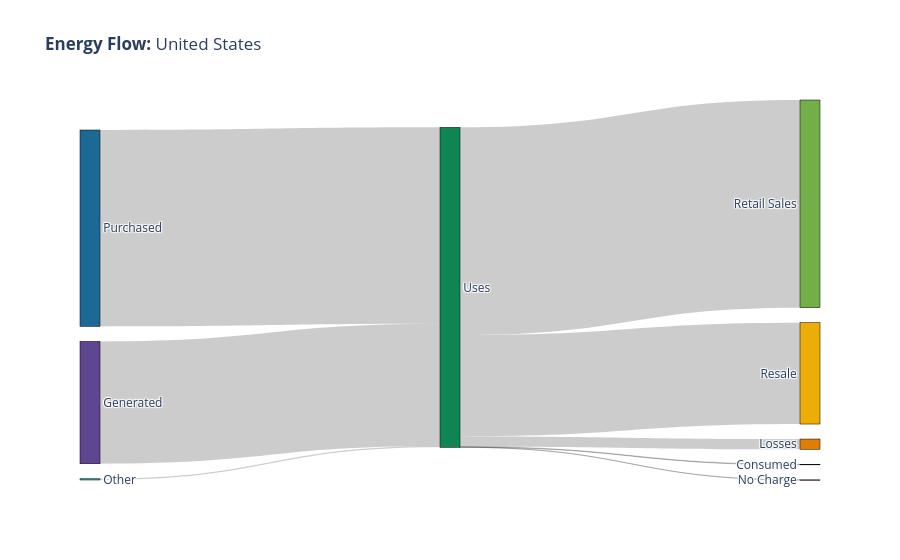

This figure's notebook cell:
### Markdown cell above
---
## 7. Energy Flow Analysis

The Sankey diagrams provide operational context for the efficiency metrics computed above. Rather than a single number, they show the *full picture* of where a utility's energy comes from and where it goes. A wide Losses band at a utility with high residential prices is the inefficiency–cost story in one image. Compare the utility-level Sankey against the U.S. national average to understand whether NY's profile is typical or anomalous.

### Code cell
# Look at a specific utility's energy usage/flow
utility_usage = data_util.get_utility_usage(ny_df.sum(), level="State")
ny_sankey = plot_util.get_energy_use_sankey_plot(utility_usage)

# ny_sankey.show()

# Look at the entire country's energy usage/flow
us_energy_flow = df.groupby(["Utility.State"]).sum().sum()[1:]
us_energy_flow = data_util.get_utility_usage(us_energy_flow, level="US")

us_sankey = plot_util.get_energy_use_sankey_plot(us_energy_flow)

us_sankey.show()

### Figure 1 — Plotly figure (JSON) as saved in the notebook; plotly's stock layout.template omitted (floating-point values rounded to 4 significant figures)
{"data": [{"link": {"source": [0, 1, 2, 3, 3, 3, 3, 3], "target": [3, 3, 3, 4, 5, 6, 7, 8], "value": [38.24, 61.37, 0.39, 64.91, 31.67, 3.2, 0.175, 0.05066]}, "node": {"color": ["rgb(95, 70, 144)", "rgb(29, 105, 150)", "rgb(56, 166, 165)", "rgb(15, 133, 84)", "rgb(115, 175, 72)", "rgb(237, 173, 8)", "rgb(225, 124, 5)", "rgb(204, 80, 62)", "rgb(148, 52, 110)", "rgb(111, 64, 112)", "rgb(102, 102, 102)"], "label": ["Generated", "Purchased", "Other", "Uses", "Retail Sales", "Resale", "Losses", "Consumed", "No Charge"], "line": {"color": "black", "width": 0.5}, "pad": 15, "thickness": 20}, "type": "sankey", "valueformat": ".1f", "valuesuffix": "%"}], "layout": {"hovermode": "x", "title": {"text": "<b>Energy Flow: </b>United States"}}}
